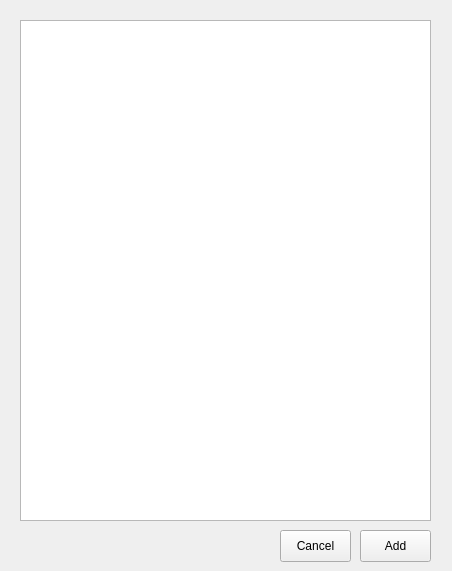
<?xml version="1.0" encoding="UTF-8"?>
<ui version="4.0">
 <class>ViewRowWindow</class>
 <widget class="QWidget" name="ViewRowWindow">
  <property name="geometry">
   <rect>
    <x>0</x>
    <y>0</y>
    <width>452</width>
    <height>571</height>
   </rect>
  </property>
  <property name="windowTitle">
   <string>Form</string>
  </property>
  <widget class="QPushButton" name="add_btn">
   <property name="geometry">
    <rect>
     <x>360</x>
     <y>530</y>
     <width>71</width>
     <height>32</height>
    </rect>
   </property>
   <property name="text">
    <string>Add</string>
   </property>
  </widget>
  <widget class="QTableView" name="tableView">
   <property name="geometry">
    <rect>
     <x>20</x>
     <y>20</y>
     <width>411</width>
     <height>501</height>
    </rect>
   </property>
  </widget>
  <widget class="QPushButton" name="cancel_btn">
   <property name="geometry">
    <rect>
     <x>280</x>
     <y>530</y>
     <width>71</width>
     <height>32</height>
    </rect>
   </property>
   <property name="text">
    <string>Cancel</string>
   </property>
  </widget>
 </widget>
 <resources/>
 <connections/>
</ui>
